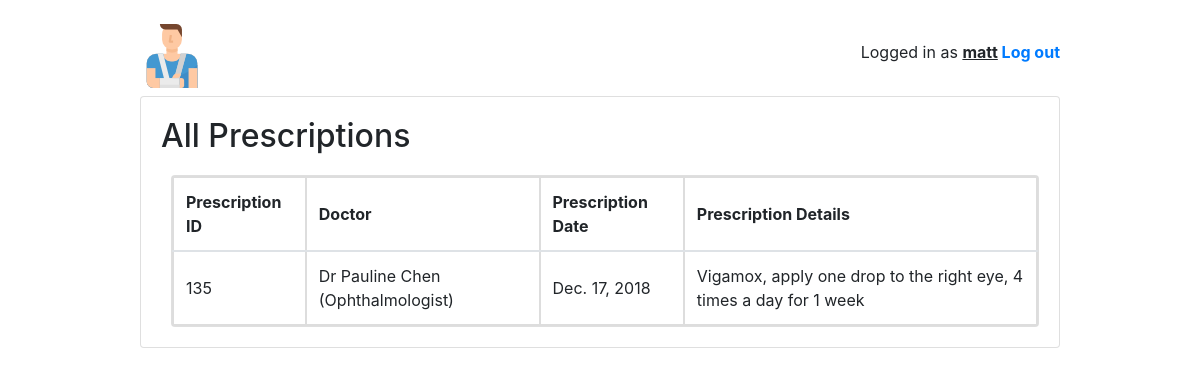
Page /home/patient/pro/102 (signed in) on the earlier database version.
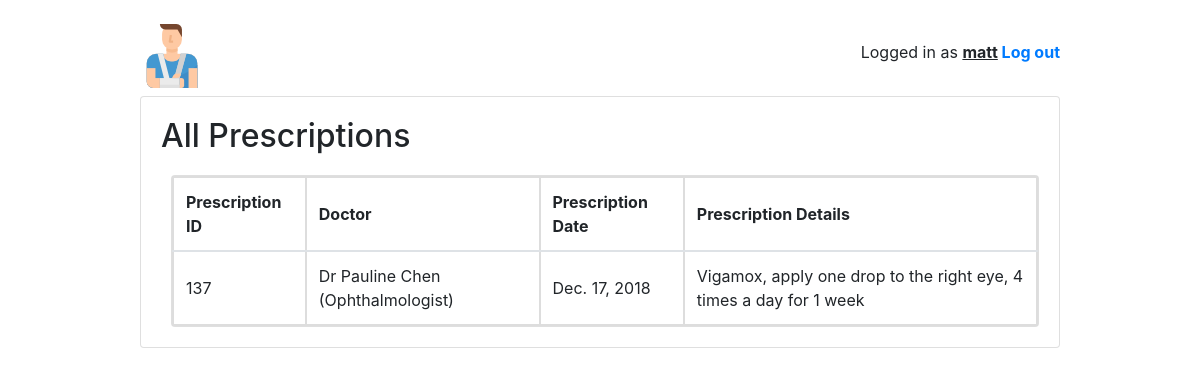
Same page on the later database version.
### home/models.py (models this page shows, shortened)
class User(AbstractUser):
    is_patient = models.BooleanField(default=False)
    is_doctor = models.BooleanField(default=False)

class Prescription(models.Model):
    patient = models.ForeignKey(Patient, on_delete=models.SET_NULL, null=True)
    doctor = models.ForeignKey(Doctor, on_delete=models.SET_NULL, null=True)
    dop = models.DateField('Prescription Date', null=True, blank=False)
    desc = models.CharField('Prescription Details', null=True, max_length=150)
    class Meta:
        ordering = ['-dop']

class Doctor(models.Model):
    GENDER_CHOICES = [('M', 'Male'), ('F', 'Female')]
    user = models.OneToOneField(User, on_delete=models.CASCADE)
    ssn = models.IntegerField('SSN', blank=False, primary_key=True)
    first_name = models.CharField('First Name', max_length=50, blank=False)
    last_name = models.CharField('Last Name', max_length=50, blank=False)
    gender = models.CharField(max_length=3, choices=GENDER_CHOICES, default='M')
    email = models.EmailField('Email', max_length=40, blank=True, null=True, unique=True)
    specialty = models.CharField(max_length=50, default='ENT')
    hospital = models.ForeignKey(Hospital, on_delete=models.SET_NULL, null=True)
    def __str__(self):
        return f'{self.first_name} {self.last_name} ({self.specialty})'
    class Meta:
        ordering = ['ssn']

### home/views/patient.py (the view)
# urls.py: path('pro/<int:pk>', patient.PatientDetailView.as_view(), name='patient_detail'),
@method_decorator([login_required, patient_required], name='dispatch')
class PatientDetailView(DetailView):
    model = Patient
    template_name = 'home/patient/patient_detail.html'

### home/templates/home/patient/patient_detail.html (shortened to what this page needs)
<!DOCTYPE html>
{% extends "base.html" %}
{% block content %}
<h2>All Prescriptions</h2>
<div class="card" style="margin-left: 10px; margin-top: 20px">
    <table class="table mb-0">
      <thead>
        <tr>
          <th class="align-middle">Prescription ID</th>
          <th class="align-middle">Doctor</th>
          <th class="align-middle">Prescription Date</th>
          <th class="align-middle">Prescription Details</th>
        </tr>
      </thead>
      <tbody>
        {% for p in user.patient.prescription_set.all %}
          <tr>
            <td class="align-middle" style="text-align: left">{{p.id}}</td>
            <td class="align-middle" style="text-align: left">Dr {{p.doctor}}</td>
            <td class="align-middle" style="text-align: left">{{p.dop}}</td>
            <td class="align-middle" style="text-align: left">{{p.desc}}</td>
          </tr>
        {% empty %}
          <tr>
            <td class="bg-light text-center font-italic" colspan="5">There are no prescriptions.</td>
          </tr>
        {% endfor %}
      </tbody>
    </table>
  </div>
{% endblock %}

### templates/base.html (shortened to what this page needs)
<!DOCTYPE html>
{% load static %}
<html lang="en">
<head>
    <link rel="stylesheet" href="https://maxcdn.bootstrapcdn.com/bootstrap/4.0.0/css/bootstrap.min.css">
    <link rel="stylesheet" type="text/css" href="{% static 'vendor/fontello-2f186091/css/fontello.css' %}">
    <link rel="stylesheet" type="text/css" href="{% static 'css/app.css' %}">
    {% if user.is_authenticated and user.is_patient %}
        <link rel="stylesheet" type="text/css" href="{% static 'css/patients.css' %}">
    {% elif user.is_authenticated and user.is_doctor %}
        <link rel="stylesheet" type="text/css" href="{% static 'css/doctors.css' %}">
    {% else %}
        <link rel="stylesheet" type="text/css" href="{% static 'css/all.css' %}">
    {% endif %}
</head>
<body>
<div class="container my-4">
  <div class="row justify-content-center">
    <div class="col-md-10 col-sm-12">
      <div class="row">
        <div class="col-6">
            {% if user.is_authenticated and user.is_doctor %}
                <h1 class="logo"><a href="{% url 'index' %}"><img src="{% static 'images/doctor.png' %}"></a></h1>
            {% elif user.is_authenticated and user.is_patient %}
                <h1 class="logo"><a href="{% url 'index' %}"><img src="{% static 'images/patient.png' %}"></a></h1>
            {% else %}
                <h1 class="logo"><a href="{% url 'index' %}"><img src="{% static 'images/medical-history.png' %}"></a></h1>
            {% endif %}
        </div>
        <div class="col-6 text-right">
          {% if user.is_authenticated %}
            <p class="pt-3">Logged in as <strong><u>{{ user.username }}</u> <a href="{% url 'logout' %}">Log out</a></strong></p>
          {% else %}
            <a href="{% url 'login' %}" class="btn btn-light" role="button">Log in</a>
            <a href="{% url 'signup' %}" class="btn btn-primary" role="button">Sign up</a>
          {% endif %}
        </div>
      </div>
      <div class="card mb-3">
        <div class="card-body">
          {% block content %}
          {% endblock %}
        </div>
      </div>
    </div>
  </div>
</div>
</body>
</html>

### home/static/css/app.css (style rules this page uses)
.logo { font-family: 'Clicker Script', cursive; }
.logo a { color: #212529; text-decoration: none; }

### home/static/css/patients.css (style rules this page uses)
body { background-image: url( http://api.thumbr.it/whitenoise-361x370.png?); }

### home/templates/home/patient/patient_detail.html (style rules this page uses)
table, th, td { border: 2px solid #ddd; text-align: left; }
table { border-collapse: collapse; width: 100%; }
th, td { padding: 10px; }

Differences in the rows shown:
removed Prescription: id "135", doctor "Pauline Chen (Ophthalmologist)", dop "Dec. 17, 2018", desc "Vigamox, apply one drop to the right eye, 4 times a day for 1 week"
added Prescription: id "137", doctor "Pauline Chen (Ophthalmologist)", dop "Dec. 17, 2018", desc "Vigamox, apply one drop to the right eye, 4 times a day for 1 week"
